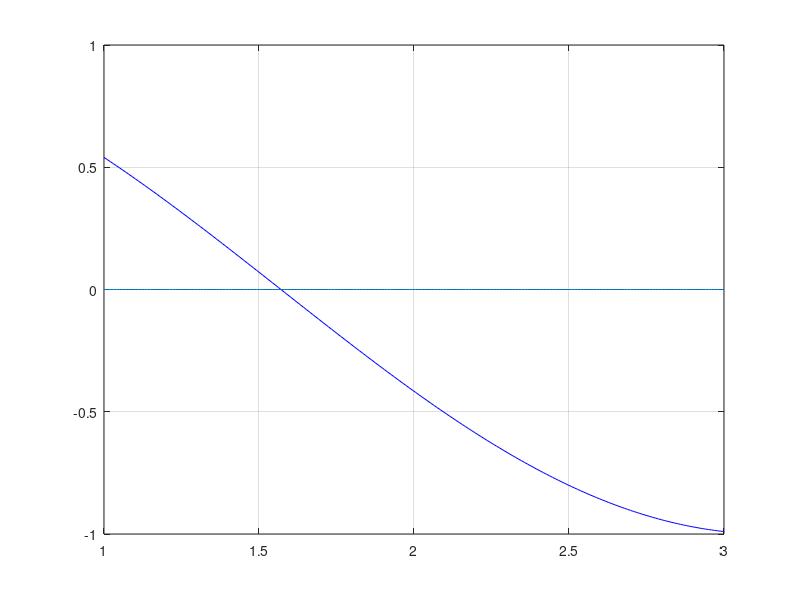

MATLAB code for this plot: (Note: this script raises an error after producing the figure.)
fun = @(x) sin(x);
fun1= @(x) cos(x);
q=integral(fun,1,3);

x=linspace(1,3,200);
plot(x,fun1(x),'b') 

hold on
grid on;
plot(x,zeros(size(x)))
%pgon = polyshape([0 0 1 3], [0 3 3 5]);
%plot(pgon)

ax = gca;
ax.XAxisLocation = 'origin';
ax.YAxisLocation = 'origin';
area(x,fun(x))
colororder('b')
plot(x,fun(x),'b');


a = polyshape([1 1 3 3],[0 fun(1) fun(3) 0]);
plot(a)
colororder('magenta')


hold off
